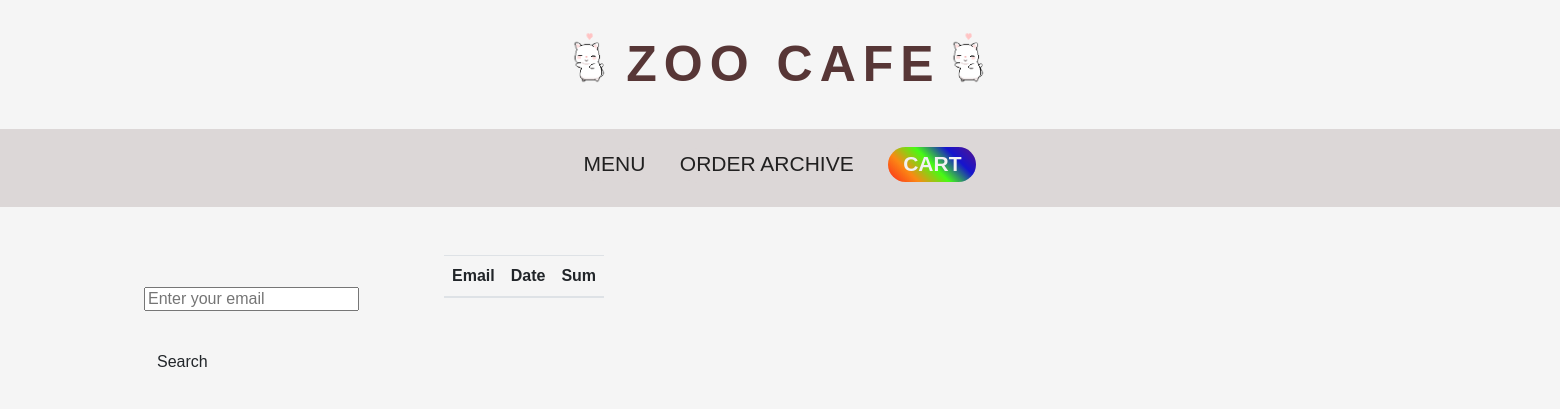
The app's page /order_archive, older data.
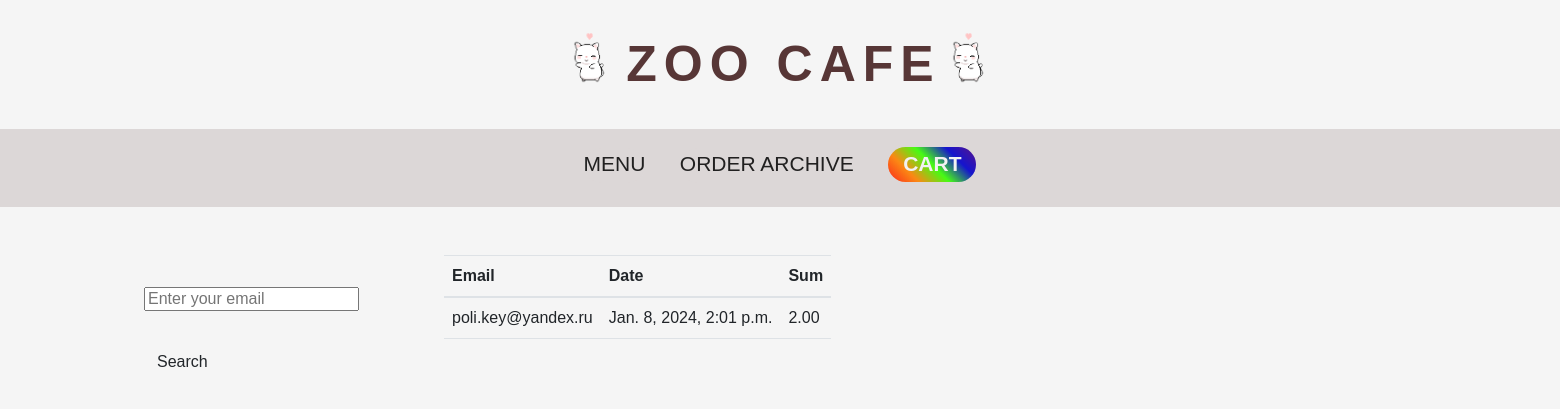
The same page, newer data.
### core/models.py (models this page shows, shortened)
class Order(Model):
    id = AutoField(primary_key=True)
    customer_id = ForeignKey('Customer', verbose_name='Customer', null=False, on_delete=CASCADE)
    order_cost = DecimalField('Full cost', null=False, max_digits=7, decimal_places=2)
    date_time = DateTimeField('Date and time', null=False)
    class Meta:
        db_table = 'order'

class Customer(Model):
    id = AutoField(primary_key=True)     # объявление первичного ключа с автоинкрементом
    customer_name = CharField('Name', null=False, max_length=20, unique=True)    # поле не может быть пустым (NULL)
    email = CharField('E-mail', null=False, max_length=30, unique=True)
    class Meta:
        db_table = 'customer'

### core/views.py (the view)
# urls.py: path('order_archive', views.OrderArchive.as_view(), name='order_archive'),
class OrderArchive(ListView):
    model = models.Order
    template_name = 'core/order_archive.html'
    context_object_name = 'orders'
    def get_queryset(self):
        email = self.request.GET.get('email')
        qs = models.Order.objects.all()
        if email:
            return qs.filter(Q(customer__email__icontains=email))
        return qs
    def get_context_data(self, **kwargs):
        context = super().get_context_data(**kwargs)
        context['form'] = forms.OrderSearch(self.request.GET or None)
        return context

### core/forms.py (shortened to what this page needs)
class OrderSearch(forms.Form):
    email = forms.CharField(
        required=False,
        widget=forms.TextInput(
            attrs={'placeholder': 'Enter your email', 'class': 'form-group'})
    )
    class Meta:
        model = models.Order
        fields = '__all__'

### core/templates/core/order_archive.html (shortened to what this page needs)
{% extends 'core/layout.html' %}
{% load static %}
{% block content %}
    <div class="container mt-5">
        <div class="row">
            <div class="col_1">
                <div class="list-container">
                    <form method="get" role="search">
                        <div class="form-group">
                            {{form.email}}
                        </div>
                        <div class="form-group">
                            <button class="btn btn-outline" type="submit">Search</button>
                        </div>
                    </form>
                </div>
            </div>
            <div class="col_2">
                <div class="list-container">
                    <center>
                        <table class="table table-hover">
                            <thead>
                                <th>Email</th>
                                <th>Date</th>
                                <th>Sum</th>
                            </thead>
                            <tbody>
                                {% for order in orders %}
                                    <tr>
                                        <td>{{ order.customer_id.email }}</td>
                                        <td>{{ order.date_time }}</td>
                                        <td>{{ order.order_cost }}</td>
                                    </tr>
                                {% endfor %}
                            </tbody>
                        </table>
                    </center>
                </div>
            </div>
        </div>
    </div>
{% endblock %}

### core/templates/core/layout.html (shortened to what this page needs)
{% load static %}
<!DOCTYPE html>
<html>
	<head>
        <link rel="stylesheet" href="libs/bootstrap/css/bootstrap.min.css">
        <link rel="stylesheet" href="https://cdnjs.cloudflare.com/ajax/libs/font-awesome/6.4.2/css/all.min.css">
        <link rel="stylesheet" href="https://cdn.jsdelivr.net/npm/bootstrap@5.2.3/dist/css/bootstrap.min.css">
        <link rel="stylesheet" href="https://cdnjs.cloudflare.com/ajax/libs/normalize/8.0.1/normalize.min.css">
        <link rel="stylesheet" href="{% static 'core/css/styles.css' %}">
    </head>
      <body>
        <nav class="navbar-logo">
            <div class="container">
                <div class="logo">
                    <img src="{% static 'core/img/cat_gif.gif' %}" alt="cat">
                    <a class="navbar-brand" href="..">ZOO CAFE</a>
                    <img src="{% static 'core/img/cat_gif.gif' %}" alt="cat">
                </div>
            </div>
        </nav>
        <nav class="navbar">
            <div class="container">
                <div class="menu">
                    <ul>
                        <li><a type="button" class="menu-item" href="..">MENU</a></li>
                        <li><a type="button" class="menu-item" href="../order_archive">ORDER ARCHIVE</a></li>
                        <li><button class="cart">CART</button></li>
                    </ul>
                </div>
            </div>
        </nav>
        {% block content %}
        {% endblock %}
      </body>
</html>

### core/static/core/css/styles.css (style rules this page uses)
html, body { background: whitesmoke; font-family: "Verdana", sans-serif; font-size: 16px; color: #573636FF; font-weight: 500; width: 100%; height: 100%; }
.navbar-logo { width: 100%; height: auto; padding: 27px; user-select: none; }
.navbar-logo .container { display: flex; align-items: center; justify-content: center; }
.navbar { width: 100%; height: auto; background-color: #dcd7d7; user-select: none; }
.navbar .container { display: flex; align-items: center; justify-content: center; }
.logo img { width: auto; height: 57px; }
.logo { display: flex; }
.navbar-brand { font-size: 50px; font-weight: 600; text-decoration: none; color: #573636FF; letter-spacing: 7px; transition: all .1s ease-in-out; margin-right: 0; padding-left: 7px; outline: 1px solid transparent; outline-offset: 3px; border-radius: 20px; }
.menu ul { padding: 0px; }
.menu li { display: inline-block; margin-right: 15px; margin-left: 15px; margin-top: 10px; font-size: 21px; opacity: 0.9; }
.menu-item { color: #0D0D0D; background-color: #dcd7d7; text-decoration: none; height: 35px; width: auto; border: 0px; border-radius: 20px; transition: all .1s ease-in-out; cursor: pointer; outline: 1px solid transparent; outline-offset: 3px; }
.cart { font-weight: 600; background-image: linear-gradient(45deg, #ff1407, #ff8000, #37ff00, #0000CD, #4B0082); color: whitesmoke; text-decoration: none; border-radius: 20px; width: auto; height: 35px; border: 0; transition: background-image .2s ease-in-out; cursor: pointer; padding-left: 15px; padding-right: 15px; outline: 1px solid transparent; outline-offset: 3px; }
.form-group { margin-top: 10px; }
.row { width:1675px; margin-right: auto; margin-left: auto; }
.col_1 { width: 300px; }
.col_2 { width: auto; }

Row changes from the older to the newer data that the page shows:
added Order: customer_id.email "poli.key@yandex.ru", date_time "Jan. 8, 2024, 2:01 p.m.", order_cost "2.00"
